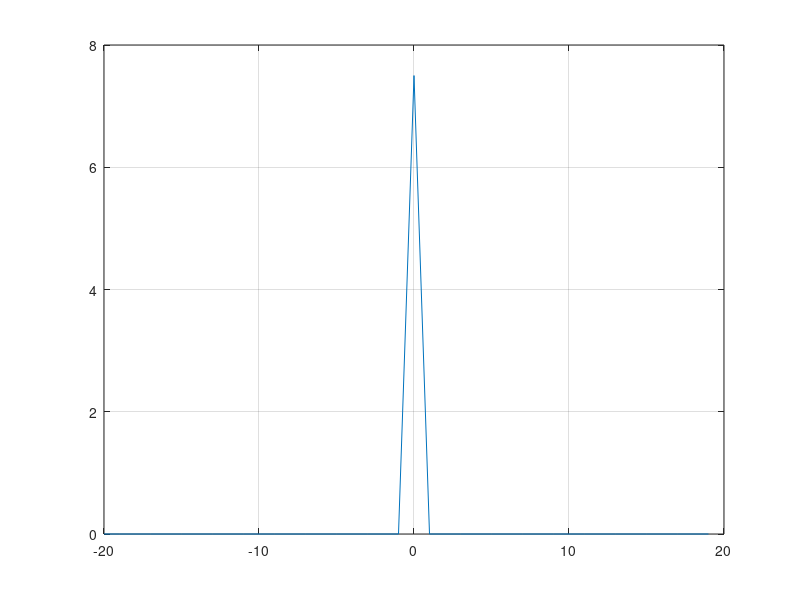

The MATLAB source for this figure:
function my_Delta()
n = -20 : 19;
%x = 2 * d(n - 10);
x = 5 * d(n - 10) + 2.5 * d(n - 20);
plot(n, x);        
grid;
end

function y = d(n)
y = zeros(1, size(n, 2));         
y(size(n, 2) / 2 + 1) = 1.0; 
end
